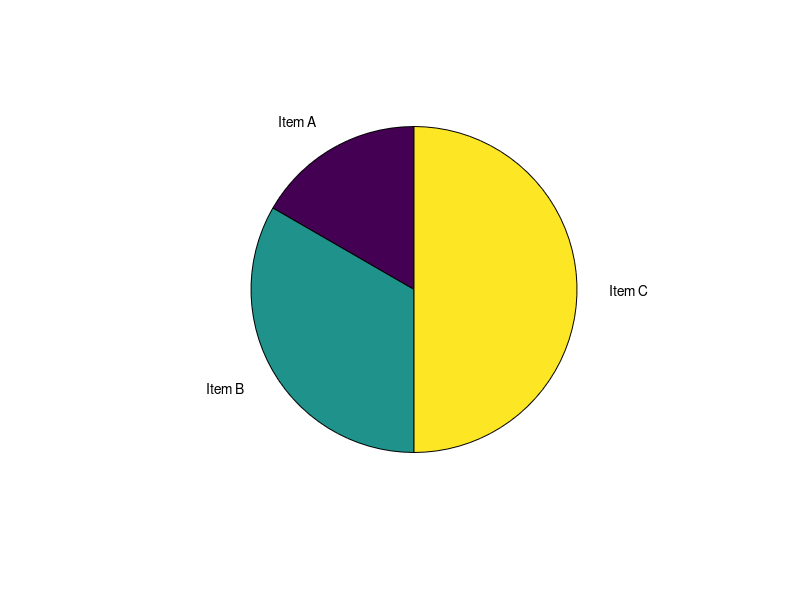

Recreate this plot in MATLAB. (Note: this script raises an error after producing the figure.)
load carsmall
%1) boxplot(MPG)
xlabel('All Vehicles')
ylabel('Miles per Gallon (MPG)')
title('Miles per Gallon for All Vehicles')
%2) boxplot(MPG,Origin)
title('Miles per Gallon by Vehicle Origin')
xlabel('Country of Origin')
ylabel('Miles per Gallon (MPG)')

%Bar Graph:
x = 1900:10:2000;
y = [75 91 105 123.5 131 150 179 203 226 249 281.5];
bar(x,y)

%Pie Chart:
x = [1,2,3];
pie(x,{'Item A','Item B','Item C'})

Line Plot:
% coordinates of x-axis
x=[10,20,30,40,50];

% coordinates of y-axis of line 1
% represented by blue color
y1=[100,500,200,100,0];
% coordinates of y-axis of line 2
% represented by red color
y2=[400,100,0,200,300];
% coordinates of y-axis of line 3
% represented by yellow color
y3=[200,300,400,100,500];
% plot function to plot the lines on graph
plot(x,y1,x,y2,x,y3)
% to add grid on graph
grid on
% name of x axis
xlabel('x')
% name of y axis
ylabel('y')